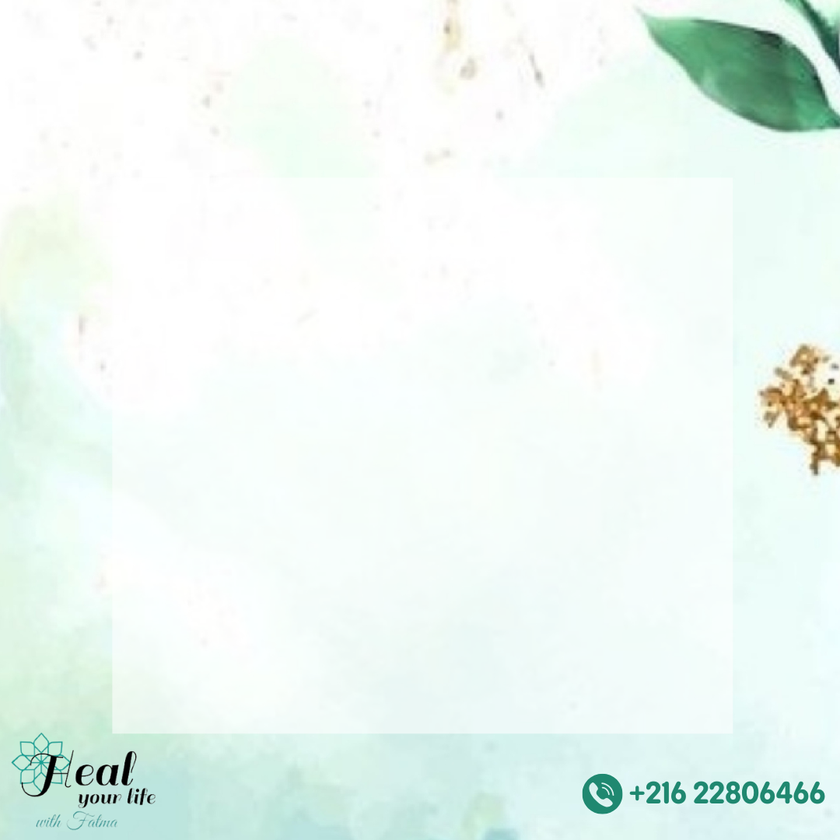
#> input picture templates/template.png, 840 x 840 px, shrunk from 1080 x 1080 before the run, found by its file name
$ python position_helper.py
#> lines starting #> are read from the running program, lines starting #| are printed output that depends on the picture
# tools/position_helper.py
"""
Run this to find the right coordinates for your template
"""

from PIL import Image, ImageDraw, ImageFont
from pathlib import Path

def create_position_guide(template_path: str, output_path: str = "position_guide.png"):
    """Creates a visual grid to help position text"""
#> called with template_path = 'templates/template.png', output_path = 'position_guide.png'

    img = Image.open(template_path)
#> img is the input picture: PIL image 840x840 RGB; mean R, G, B 236, 247.1, 242.3
    draw = ImageDraw.Draw(img)
    width, height = img.size
#> width = 840; height = 840

    # Draw grid every 100 pixels
    for x in range(0, width, 100):
        # Vertical lines
        color = "red" if x % 500 == 0 else "gray"
        draw.line([(x, 0), (x, height)], fill=color, width=1)
        draw.text((x + 5, 10), str(x), fill="red")

    for y in range(0, height, 100):
        # Horizontal lines
        color = "red" if y % 500 == 0 else "gray"
        draw.line([(0, y), (width, y)], fill=color, width=1)
        draw.text((10, y + 5), str(y), fill="red")

    # Mark center
    center_x, center_y = width // 2, height // 2
#> center_x = 420; center_y = 420
    draw.ellipse(
        [center_x - 15, center_y - 15, center_x + 15, center_y + 15],
        fill="blue"
    )
    draw.text(
        (center_x + 20, center_y),
        f"CENTER\n({center_x}, {center_y})",
        fill="blue"
    )

    # Suggested positions
    suggestions = {
        "Quote (center)": (center_x, center_y - 50),
        "Date (bottom-right)": (width - 130, height - 100),
        "Date (bottom-left)": (130, height - 100),
    }

    for label, pos in suggestions.items():
        draw.ellipse(
            [pos[0] - 8, pos[1] - 8, pos[0] + 8, pos[1] + 8],
            fill="green"
        )
        draw.text((pos[0] + 15, pos[1] - 10), label, fill="green")

    img.save(output_path)
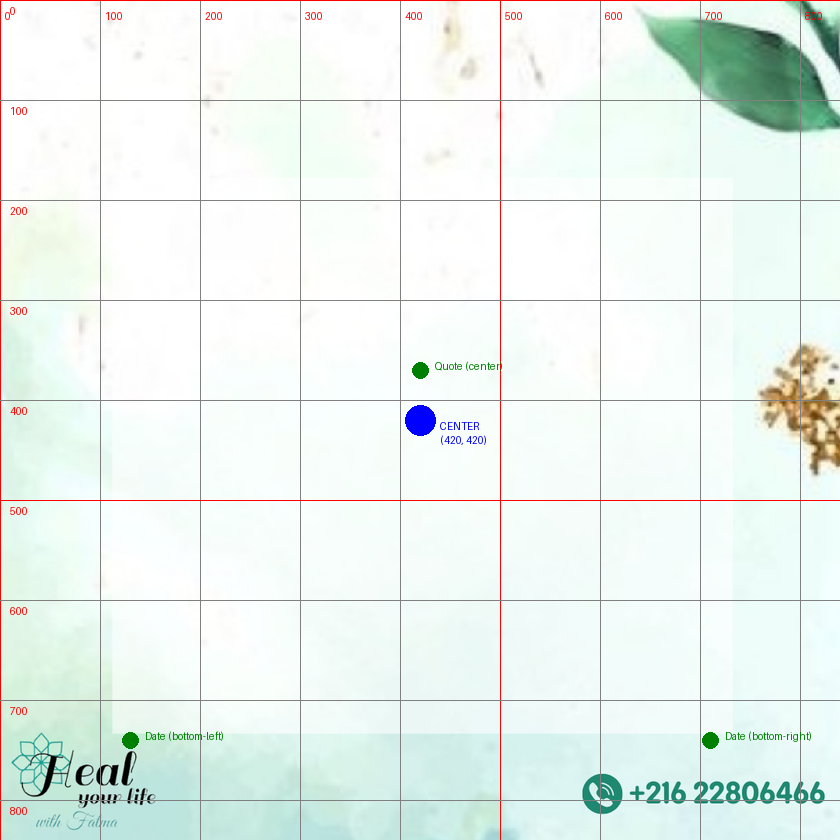
#> saved as position_guide.png: PIL image 840x840 RGB; mean R, G, B 233.7, 243.2, 238.6

    print(f"""
╔══════════════════════════════════════════════════════╗
║            📐 POSITION GUIDE GENERATED               ║
╠══════════════════════════════════════════════════════╣
║  Image size: {width} x {height}
║  Center: ({center_x}, {center_y})
║
║  Suggested positions:
║  • Quote text: ({center_x}, {center_y - 50})
║  • Date (bottom-right): ({width - 130}, {height - 100})
║
║  Guide saved to: {output_path}
║
║  → Open the image and adjust config.py accordingly
╚══════════════════════════════════════════════════════╝
    """)
#| ╔══════════════════════════════════════════════════════╗
#| ║            📐 POSITION GUIDE GENERATED               ║
#| ╠══════════════════════════════════════════════════════╣
#| ║  Image size: 840 x 840
#| ║  Center: (420, 420)
#| ║
#| ║  Suggested positions:
#| ║  • Quote text: (420, 370)
#| ║  • Date (bottom-right): (710, 740)
#| ║
#| ║  Guide saved to: position_guide.png
#| ║
#> (further printed lines are left out)


if __name__ == "__main__":
    import sys

    if len(sys.argv) > 1:
        template = sys.argv[1]
    else:
        template = "templates/template.png"

    create_position_guide(template)
